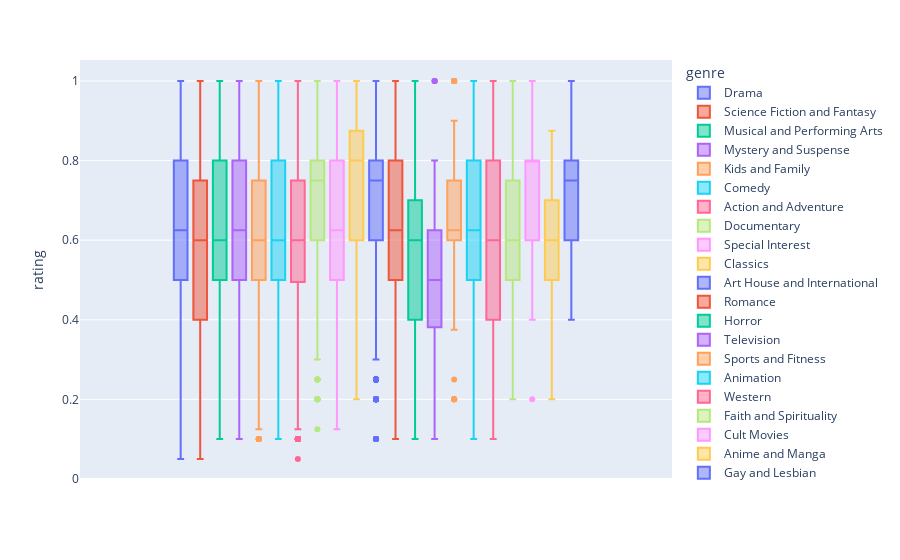

Notebook code for this chart:
### Code cell
import plotly.express as px
px.box(c_rotten_2_df[['genre','rating']],y='rating',color='genre')

### Figure 1 — Plotly figure (JSON) as saved in the notebook; plotly's stock layout.template omitted (floating-point values rounded to 4 significant figures; data arrays with more than 128 entries replaced by an {"elided": "..."} marker saying what was removed)
{"data": [{"alignmentgroup": "True", "hoverlabel": {"namelength": 0}, "hovertemplate": "genre=Drama<br>rating=%{y}", "legendgroup": "Drama", "marker": {"color": "#636efa"}, "name": "Drama", "notched": false, "offsetgroup": "Drama", "orientation": "v", "showlegend": true, "type": "box", "x0": " ", "xaxis": "x", "y": {"elided": "33604 float values"}, "y0": " ", "yaxis": "y"}, {"alignmentgroup": "True", "hoverlabel": {"namelength": 0}, "hovertemplate": "genre=Science Fiction and Fantasy<br>rating=%{y}", "legendgroup": "Science Fiction and Fantasy", "marker": {"color": "#EF553B"}, "name": "Science Fiction and Fantasy", "notched": false, "offsetgroup": "Science Fiction and Fantasy", "orientation": "v", "showlegend": true, "type": "box", "x0": " ", "xaxis": "x", "y": {"elided": "7364 float values"}, "y0": " ", "yaxis": "y"}, {"alignmentgroup": "True", "hoverlabel": {"namelength": 0}, "hovertemplate": "genre=Musical and Performing Arts<br>rating=%{y}", "legendgroup": "Musical and Performing Arts", "marker": {"color": "#00cc96"}, "name": "Musical and Performing Arts", "notched": false, "offsetgroup": "Musical and Performing Arts", "orientation": "v", "showlegend": true, "type": "box", "x0": " ", "xaxis": "x", "y": {"elided": "2135 float values"}, "y0": " ", "yaxis": "y"}, {"alignmentgroup": "True", "hoverlabel": {"namelength": 0}, "hovertemplate": "genre=Mystery and Suspense<br>rating=%{y}", "legendgroup": "Mystery and Suspense", "marker": {"color": "#ab63fa"}, "name": "Mystery and Suspense", "notched": false, "offsetgroup": "Mystery and Suspense", "orientation": "v", "showlegend": true, "type": "box", "x0": " ", "xaxis": "x", "y": {"elided": "11746 float values"}, "y0": " ", "yaxis": "y"}, {"alignmentgroup": "True", "hoverlabel": {"namelength": 0}, "hovertemplate": "genre=Kids and Family<br>rating=%{y}", "legendgroup": "Kids and Family", "marker": {"color": "#FFA15A"}, "name": "Kids and Family", "notched": false, "offsetgroup": "Kids and Family", "orientation": "v", "showlegend": true, "type": "box", "x0": " ", "xaxis": "x", "y": {"elided": "4609 float values"}, "y0": " ", "yaxis": "y"}, {"alignmentgroup": "True", "hoverlabel": {"namelength": 0}, "hovertemplate": "genre=Comedy<br>rating=%{y}", "legendgroup": "Comedy", "marker": {"color": "#19d3f3"}, "name": "Comedy", "notched": false, "offsetgroup": "Comedy", "orientation": "v", "showlegend": true, "type": "box", "x0": " ", "xaxis": "x", "y": {"elided": "21802 float values"}, "y0": " ", "yaxis": "y"}, {"alignmentgroup": "True", "hoverlabel": {"namelength": 0}, "hovertemplate": "genre=Action and Adventure<br>rating=%{y}", "legendgroup": "Action and Adventure", "marker": {"color": "#FF6692"}, "name": "Action and Adventure", "notched": false, "offsetgroup": "Action and Adventure", "orientation": "v", "showlegend": true, "type": "box", "x0": " ", "xaxis": "x", "y": {"elided": "12912 float values"}, "y0": " ", "yaxis": "y"}, {"alignmentgroup": "True", "hoverlabel": {"namelength": 0}, "hovertemplate": "genre=Documentary<br>rating=%{y}", "legendgroup": "Documentary", "marker": {"color": "#B6E880"}, "name": "Documentary", "notched": false, "offsetgroup": "Documentary", "orientation": "v", "showlegend": true, "type": "box", "x0": " ", "xaxis": "x", "y": {"elided": "1116 float values"}, "y0": " ", "yaxis": "y"}, {"alignmentgroup": "True", "hoverlabel": {"namelength": 0}, "hovertemplate": "genre=Special Interest<br>rating=%{y}", "legendgroup": "Special Interest", "marker": {"color": "#FF97FF"}, "name": "Special Interest", "notched": false, "offsetgroup": "Special Interest", "orientation": "v", "showlegend": true, "type": "box", "x0": " ", "xaxis": "x", "y": {"elided": "853 float values"}, "y0": " ", "yaxis": "y"}, {"alignmentgroup": "True", "hoverlabel": {"namelength": 0}, "hovertemplate": "genre=Classics<br>rating=%{y}", "legendgroup": "Classics", "marker": {"color": "#FECB52"}, "name": "Classics", "notched": false, "offsetgroup": "Classics", "orientation": "v", "showlegend": true, "type": "box", "x0": " ", "xaxis": "x", "y": {"elided": "2121 float values"}, "y0": " ", "yaxis": "y"}, {"alignmentgroup": "True", "hoverlabel": {"namelength": 0}, "hovertemplate": "genre=Art House and International<br>rating=%{y}", "legendgroup": "Art House and International", "marker": {"color": "#636efa"}, "name": "Art House and International", "notched": false, "offsetgroup": "Art House and International", "orientation": "v", "showlegend": true, "type": "box", "x0": " ", "xaxis": "x", "y": {"elided": "4522 float values"}, "y0": " ", "yaxis": "y"}, {"alignmentgroup": "True", "hoverlabel": {"namelength": 0}, "hovertemplate": "genre=Romance<br>rating=%{y}", "legendgroup": "Romance", "marker": {"color": "#EF553B"}, "name": "Romance", "notched": false, "offsetgroup": "Romance", "orientation": "v", "showlegend": true, "type": "box", "x0": " ", "xaxis": "x", "y": {"elided": "8088 float values"}, "y0": " ", "yaxis": "y"}, {"alignmentgroup": "True", "hoverlabel": {"namelength": 0}, "hovertemplate": "genre=Horror<br>rating=%{y}", "legendgroup": "Horror", "marker": {"color": "#00cc96"}, "name": "Horror", "notched": false, "offsetgroup": "Horror", "orientation": "v", "showlegend": true, "type": "box", "x0": " ", "xaxis": "x", "y": {"elided": "4283 float values"}, "y0": " ", "yaxis": "y"}, {"alignmentgroup": "True", "hoverlabel": {"namelength": 0}, "hovertemplate": "genre=Television<br>rating=%{y}", "legendgroup": "Television", "marker": {"color": "#ab63fa"}, "name": "Television", "notched": false, "offsetgroup": "Television", "orientation": "v", "showlegend": true, "type": "box", "x0": " ", "xaxis": "x", "y": {"elided": "195 float values"}, "y0": " ", "yaxis": "y"}, {"alignmentgroup": "True", "hoverlabel": {"namelength": 0}, "hovertemplate": "genre=Sports and Fitness<br>rating=%{y}", "legendgroup": "Sports and Fitness", "marker": {"color": "#FFA15A"}, "name": "Sports and Fitness", "notched": false, "offsetgroup": "Sports and Fitness", "orientation": "v", "showlegend": true, "type": "box", "x0": " ", "xaxis": "x", "y": {"elided": "407 float values"}, "y0": " ", "yaxis": "y"}, {"alignmentgroup": "True", "hoverlabel": {"namelength": 0}, "hovertemplate": "genre=Animation<br>rating=%{y}", "legendgroup": "Animation", "marker": {"color": "#19d3f3"}, "name": "Animation", "notched": false, "offsetgroup": "Animation", "orientation": "v", "showlegend": true, "type": "box", "x0": " ", "xaxis": "x", "y": {"elided": "2663 float values"}, "y0": " ", "yaxis": "y"}, {"alignmentgroup": "True", "hoverlabel": {"namelength": 0}, "hovertemplate": "genre=Western<br>rating=%{y}", "legendgroup": "Western", "marker": {"color": "#FF6692"}, "name": "Western", "notched": false, "offsetgroup": "Western", "orientation": "v", "showlegend": true, "type": "box", "x0": " ", "xaxis": "x", "y": {"elided": "1252 float values"}, "y0": " ", "yaxis": "y"}, {"alignmentgroup": "True", "hoverlabel": {"namelength": 0}, "hovertemplate": "genre=Faith and Spirituality<br>rating=%{y}", "legendgroup": "Faith and Spirituality", "marker": {"color": "#B6E880"}, "name": "Faith and Spirituality", "notched": false, "offsetgroup": "Faith and Spirituality", "orientation": "v", "showlegend": true, "type": "box", "x0": " ", "xaxis": "x", "y": {"elided": "191 float values"}, "y0": " ", "yaxis": "y"}, {"alignmentgroup": "True", "hoverlabel": {"namelength": 0}, "hovertemplate": "genre=Cult Movies<br>rating=%{y}", "legendgroup": "Cult Movies", "marker": {"color": "#FF97FF"}, "name": "Cult Movies", "notched": false, "offsetgroup": "Cult Movies", "orientation": "v", "showlegend": true, "type": "box", "x0": " ", "xaxis": "x", "y": [0.8, null, null, 0.4, 0.4, 0.6, 0.4, 0.2, 0.6, 0.8, 0.6, 0.9, null, null, null, 0.8, null, 0.8, null, null, 0.75, null, 1, 0.875, null, null, 0.875, 1, 0.8, 0.8, null, 0.6, 0.8, null, 0.6, 0.9, 0.8, 0.625, null, null, null, null, 0.6, 0.8, 1, 0.8, 0.6, 0.8, 0.8, 0.6, 0.8, 1, 0.8, 0.8], "y0": " ", "yaxis": "y"}, {"alignmentgroup": "True", "hoverlabel": {"namelength": 0}, "hovertemplate": "genre=Anime and Manga<br>rating=%{y}", "legendgroup": "Anime and Manga", "marker": {"color": "#FECB52"}, "name": "Anime and Manga", "notched": false, "offsetgroup": "Anime and Manga", "orientation": "v", "showlegend": true, "type": "box", "x0": " ", "xaxis": "x", "y": [0.2, null, null, 0.6, 0.2, 0.6, 0.8, 0.7, null, 0.6, 0.8, 0.5, null, 0.4, null, 0.5, null, null, null, 0.875, 0.5, 0.6, 0.7, 0.75, 0.6, 0.6, null, null, 0.625, null, 0.75, 0.6, 0.5], "y0": " ", "yaxis": "y"}, {"alignmentgroup": "True", "hoverlabel": {"namelength": 0}, "hovertemplate": "genre=Gay and Lesbian<br>rating=%{y}", "legendgroup": "Gay and Lesbian", "marker": {"color": "#636efa"}, "name": "Gay and Lesbian", "notched": false, "offsetgroup": "Gay and Lesbian", "orientation": "v", "showlegend": true, "type": "box", "x0": " ", "xaxis": "x", "y": [null, null, 0.75, null, 0.6, 0.8, null, null, null, null, 0.8, 0.8, 0.8, 0.8, 0.75, 0.75, null, null, 0.7, 0.5, null, 0.8, 0.6, 0.6, 0.8, 1, 0.6, 0.6, null, 0.6, 0.8, 0.8, null, null, null, 0.4, 0.6, 0.5, 0.875, 0.625, 0.9, null], "y0": " ", "yaxis": "y"}], "layout": {"autosize": true, "boxmode": "group", "legend": {"title": {"text": "genre"}, "tracegroupgap": 0}, "margin": {"t": 60}, "xaxis": {"anchor": "y", "autorange": true, "domain": [0, 1], "range": [-0.5031, 0.5031], "type": "category"}, "yaxis": {"anchor": "x", "autorange": true, "domain": [0, 1], "range": [-0.002778, 1.053], "title": {"text": "rating"}, "type": "linear"}}}
